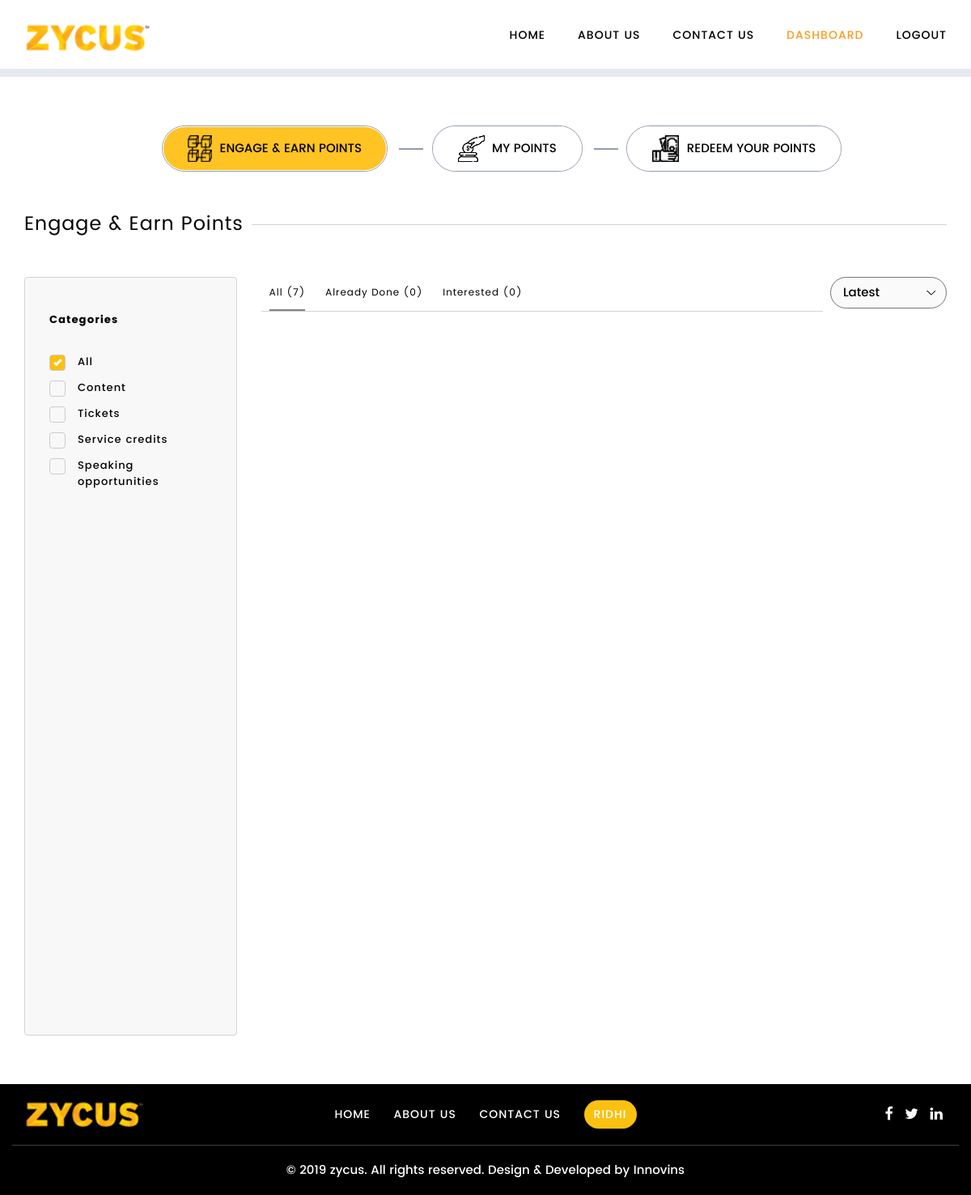
/dashboard-engage.php (signed in), run on the app's committed database.
### tables this page shows
CREATE TABLE `zycus_category_master` (
  `id` int(11) NOT NULL,
  `category_name` varchar(100) NOT NULL,
  `active` varchar(10) NOT NULL,
  `display_order` int(11) NOT NULL,
  `created` timestamp NOT NULL DEFAULT CURRENT_TIMESTAMP
);

CREATE TABLE `zycus_user_master` (
  `id` int(100) NOT NULL,
  `userid` varchar(50) NOT NULL,
  `fname` varchar(50) NOT NULL,
  `lname` varchar(50) NOT NULL,
  `email` varchar(50) NOT NULL,
  `mobile` varchar(20) DEFAULT NULL,
  `password` varchar(255) NOT NULL,
  `password_reset_code` varchar(200) DEFAULT NULL,
  `active` tinyint(4) DEFAULT NULL,
  `last_modified` varchar(255) NOT NULL,
  `points` varchar(100) DEFAULT NULL,
  `isdelete` varchar(100) NOT NULL,
  `created_by` varchar(200) NOT NULL,
  `created` timestamp NOT NULL DEFAULT CURRENT_TIMESTAMP
);

### include/database.php (called while the page is built, shortened)
<?php
    class Database
    {
		private $connection;
		public function open_connection()
		{
			$this->connection = new mysqli("localhost", "innovins", "1751985", "zycus");
		}
		public function query($sql)
		{
			$result=$this->connection->query($sql);
			return $result;
		}
		public function fetch($query)
		{
			$row=$query->fetch_assoc();
			return $row;
		}
		public function escape_string($string)
		{
			$string = $this->connection->real_escape_string($string);
			return $string;
		}
		public function strip_all($string)
		{
			$string = strip_tags($string);
			return $string;
		}
	}
?>

### site-config.php (called while the page is built, shortened)
<?php
	include('include/functions.php');
	$func = new Functions();
?>

### include/functions.php (called while the page is built, shortened)
<?php
	include('database.php');
	class Functions extends Database {
		private $userType = 'user';
		function sessionExists(){
			if($this->isUserLoggedIn()){
				return $loggedInUserDetailsArr = $this->getLoggedInUserDetails();
			} else {
				return false;
			}
		}
		function isUserLoggedIn(){
			if( isset($_SESSION[SITE_NAME]) &&
				isset($_SESSION[SITE_NAME][$this->userType.'UserId']) &&
				!empty($_SESSION[SITE_NAME][$this->userType.'UserId']) ){
				return true;
			} else {
				return false;
			}
		}
		function getLoggedInUserDetails(){
			$loggedInID = $this->escape_string($this->strip_all($_SESSION[SITE_NAME][$this->userType.'UserId']));
			$loggedInUserDetailsArr = $this->getUniqueUserById($loggedInID);
			return $loggedInUserDetailsArr;
		}
		function getUniqueUserById($userId) {
			$userId = $this->escape_string($this->strip_all($userId));
			$query = "select * from ".PREFIX."user_master where id='".$userId."'";
			$sql = $this->query($query);
			return $this->fetch($sql);
		}
	}
?>

### dashboard-engage.php (the view, shortened to what this page needs)
<?php
	include('site-config.php');
	if(!$loggedInUserDetailsArr = $func->sessionExists()){
		header("location: login.php");
		exit();
	}
	$categorysql = $func->query("select * from ".PREFIX."category_master where active = '1' order by display_order ASC ");
	$countAll = $func->query("select count(*) as count from ".PREFIX."activity_master where active = '1' and isdelete != '1' ");
	$resall = $func->fetch($countAll);
	$already = $func->fetch($func->query("select count(*) as count from ".PREFIX."user_activity where userid = '".$loggedInUserDetailsArr['id']."' and status = 'already done' and approved = 'Approved' "));
	$interested = $func->fetch($func->query("select count(*) as count from ".PREFIX."user_activity where userid = '".$loggedInUserDetailsArr['id']."' and status = 'interested' "));
?>
<!DOCTYPE>
<html>
<head>
	<link rel="stylesheet" type="text/css" href="css/bootstrap.css">
	<link rel="stylesheet" type="text/css" href="css/bootstrap-theme.css">
	<link rel="stylesheet" type="text/css" href="css/slick.css">
	<link rel="stylesheet" type="text/css" href="css/slick-theme.css">
	<link rel="stylesheet" type="text/css" href="css/jquery.fancybox.min.css">
	<link rel="stylesheet" type="text/css" href="css/style.css">
	<link rel="stylesheet" type="text/css" href="css/font-awesome.min.css">
	<link rel="stylesheet" type="text/css" href="css/responsive.css">
</head>
<body>
	<div class="wrapper">
		<?php include('include/header1.php') ?>
		<main>
			<section class="dashboard-sec border-top">
				<div class="container">
					<ul class="tab-top-ul">
						<li class="active"><a href="dashboard-engage.php"><img src="images/earn-points.png"> Engage & Earn Points</a></li>
						<li><a href="dashboard.php"><img src="images/my-points.png"> My Points</a></li>
						<li><a href="dashboard-redeem.php"><img src="images/redeem.png"> Redeem your Points</a></li>
					</ul>
					<div class="headind-l">
						<div class="heading width100 pull-left">
							<h3>Engage & Earn Points</h3>
						</div>
						<div class="clearfix"></div>
					</div>
					<div class="content-box">
						<div class="row">
							<div class="col-md-3">
								<div class="category" id="div1">
									<h1>Categories</h1>
									<label class="container1">All
									  	<span class="checkmark"></span>
									</label>
									<?php while($res = $func->fetch($categorysql)){ ?>
										<label class="container1"><?php echo $res['category_name']; ?>
										<span class="checkmark"></span>
								  		</label>
									<?php } ?>
								</div>
							</div>
							<div class="col-md-9">
								<div class="my-points-text" id="div2">
									<div class="">
										<ul class="sub-tabs-ul pull-left">
											<li id="all">
												<label for="all" class="activityClass">
													<a class="activityBtn" >All (<?php echo $resall['count']; ?>)</a>
												</label>
											</li>
											<li id="already">
												<label for="all1" class="activityClass">
													<a class="activityBtn" >Already Done (<?php echo $already['count']; ?>)</a>
												</label>
											</li>
											<li id="interested">
												<label for="all2" class="activityClass">
													<a class="activityBtn" >Interested (<?php echo $interested['count']; ?>)</a>
												</label>
											</li>
										</ul>
										<div class="pull-right select-box">
											<select name="sortby" id="sortby">
												<option value="latest" selected>Latest</option>
											</select>
										</div>
										<div class="clearfix"></div>
									</div>
								</div>
							</div>
						</div>
					</div>
				</div>
			</section>
		</main>
		<?php include('include/footer.php') ?>
	</div>
</body>
</html>

### include/footer.php
<footer class="footer">
	<div class="container">
		<div class="row br-bot pad15">
			<div class="col-sm-3 col-md-3 text-left">
				<a href="index.php" class="f-logo"><img src="images/logo.png"></a>
			</div>
			<div class="col-sm-7 col-md-6 text-center">
				<ul class="menus">
                    <li><a href="index.php">Home</a></li>
                    <li><a href="about-us.php">About Us</a></li>
                    <li><a href="contact-us.php">Contact Us</a></li>
					<?php if(empty($loggedInUserDetailsArr)){ ?>
                    	<li><a href="login.php" class="login-btn">Login</a></li>
					<?php }else{ ?>
						<li><a href="" class="login-btn" style="padding: 0 12px 0 12px !important;"><?php echo $loggedInUserDetailsArr['fname']; ?></a></li>
					<?php } ?>
                </ul>
			</div>
			<div class="col-sm-2 col-md-3 text-right">
				<ul class="social-li">
					<li><a href="#"><i class="fa fa-facebook" aria-hidden="true"></i></a></li>
					<li><a href="#"><i class="fa fa-twitter" aria-hidden="true"></i></a></li>
					<li><a href="#"><i class="fa fa-linkedin" aria-hidden="true"></i></a></li>
				</ul>
			</div>
		</div>
		<div class="row pad15">
			<div class="col-sm-12 col-md-12 text-center">
				<p>&copy; 2019 zycus. All rights reserved. Design & Developed by <a href="http://innovins.com/" target="_blank">Innovins</a></p>
			</div>
		</div>
	</div>
</footer>

### css/style.css (style rules this page uses)
body { padding: 0; margin: 0; font-size: 15px; color: #000000; font-family: poppins Medium; }
.wrapper { margin: 0; width: 100%; overflow: hidden; }
main { min-height: calc(100vh - 221px); }
a.login-btn { background: #fac110; color: #fff; padding: 0 25px 0 25px !important; line-height: 35px !important; border-radius: 20px; margin-top: 24px; }
footer.footer { background: #000; color: #fff; }
.pad15 { padding: 20px 0; }
.br-bot { border-bottom: 1px solid #404040; }
footer.footer p { margin-bottom: 0; }
footer.footer a { color: #fff; }
footer ul.menus li a { font-size: 14px; letter-spacing: 1px; color: #fff; font-family: poppins Medium; text-align: center; padding: 0 0 0 0px !important; margin: 0 20px; cursor: pointer; text-transform: uppercase; display: inline-block; }
footer ul li { display: inline-block; }
.menus { margin-bottom: 0; }
.social-li { margin-bottom: 0; }
.social-li a { color: #fff; display: inline-block; margin: 5px 5px; font-size: 18px; line-height: 40px; }
.social-li a i { line-height: 25px; padding: 0; }
footer ul li a.login-btn { background: #fac110; color: #fff; padding: 0 25px 0 25px !important; border-radius: 20px; }
.f-logo img { width: 150px; }
.border-top { border-top: 10px solid #e6eaf0; }
::placeholder { color: #000 !important; }
.dashboard-sec { padding: 60px 0; }
.tab-top-ul { text-align: center; }
.tab-top-ul li { display: inline-flex; padding: 0px 0; border: 1px solid #909bac; border-radius: 30px; margin-right: 50px; position: relative; }
.tab-top-ul li a { padding: 10px 30px; background: #fff; color: #000; border: 1px solid #fff; border-radius: 30px; text-transform: uppercase; }
.tab-top-ul li.active a { background: #ffc323; }
.tab-top-ul li a img { height: 33px; display: inline-block; margin-right: 5px; }
.tab-top-ul li:last-child { margin-right: 0; }
.tab-top-ul li:after { position: absolute; content: ''; width: 30px; height: 2px; background: #909bac; right: -45px; top: 49%; }
.tab-top-ul li:last-child:after { display: none; }
.heading { font-size: 32px; letter-spacing: 1px; line-height: 51px; color: #000000; font-family: "Poppins regular"; position: relative; width: 65%; margin: 0 0; }
.heading h3 { display: inline-block; background: #fff; padding-right: 10px; margin: 0; line-height: 70px; }
.heading:after { position: absolute; content: ''; height: 1px; width: 100%; background: lightgray; left: 0; top: 50%; z-index: -1; }
.headind-l { margin: 30px 0; }
.container1 { display: block; position: relative; padding-left: 35px; margin-bottom: 12px; cursor: pointer; -webkit-user-select: none; -moz-user-select: none; -ms-user-select: none; user-select: none; font-size: 13px; letter-spacing: 1px; line-height: 20px; color: #000000; font-weight: 400; }
.checkmark { position: absolute; top: 0; left: 0; height: 20px; width: 20px; background-color: transparent; border: 1px solid #ccc; border-radius: 4px; }
.container1 input:checked ~ .checkmark { background-color: #fac110; }
.checkmark:after { content: ""; position: absolute; display: none; }
.container1 input:checked ~ .checkmark:after { display: block; }
.container1 .checkmark:after { left: 7px; top: 3px; width: 5px; height: 10px; border: solid white; border-width: 0 3px 3px 0; -webkit-transform: rotate(45deg); -ms-transform: rotate(45deg); transform: rotate(45deg); }
.category { background: #f9f8f8; border: 1px solid lightgray; padding: 40px 30px; border-radius: 4px; }
.category h1 { font-size: 13px; letter-spacing: 1px; line-height: 25px; color: #000000; font-family: "Poppins bold"; margin: 0 0 30px; }
.heading.width100 { width: 100%; }
.sub-tabs-ul { padding-left: 0; border-bottom: 1px solid lightgray; margin-bottom: 25px; width: 82%; }
.sub-tabs-ul li { display: inline-block; }
.sub-tabs-ul li a { display: inline-block; font-size: 12px; letter-spacing: 1px; line-height: 40px; color: #000000; font-family: "Poppins regular"; padding: 0 0; margin: 0 10px; }
.sub-tabs-ul li.active a { border-bottom: 2px solid gray; }
.select-box { width: 17%; text-align: right; }
.select-box select { width: 100%; padding: 8px 15px; border-radius: 30px; -webkit-appearance: none; background: #fafafa url("../images/d-ar.jpg") no-repeat 90% 50%; }
.sub-tabs-ul li label { margin-bottom: 0; font-weight: 400; }

### css/responsive.css (style rules this page uses)
@media only screen and (max-width: 1280px) { .menus { padding:0; } }
@media only screen and (max-width: 1280px) { footer ul.menus li a { margin: 0 12px; } }
@media only screen and (max-width: 1280px) { .heading { width: 55%; } }

### data on the page
zycus_category_master: category_name "Content"
zycus_category_master: category_name "Tickets"
zycus_category_master: category_name "Service credits"
zycus_category_master: category_name "Speaking opportunities"
zycus_user_master: fname "RIDHI"

### other printed values
$resall['count'] "7"
$already['count'] "0"
$interested['count'] "0"
